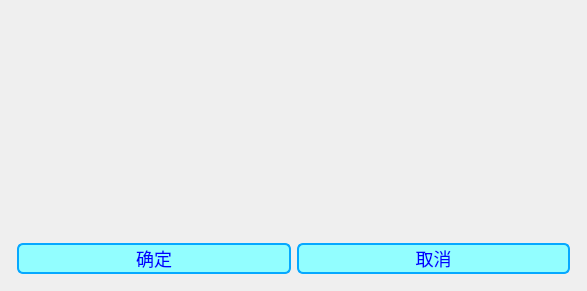
<?xml version="1.0" encoding="UTF-8"?>
<ui version="4.0">
 <class>BGIIputDialogClass</class>
 <widget class="QWidget" name="BGIIputDialogClass">
  <property name="geometry">
   <rect>
    <x>0</x>
    <y>0</y>
    <width>587</width>
    <height>291</height>
   </rect>
  </property>
  <property name="windowTitle">
   <string>输入</string>
  </property>
  <property name="styleSheet">
   <string notr="true">/* 窗口 */
QDialog
{
	border-radius:26px;
}
/* 按钮静止无操作样式 */
QPushButton
{
	background-color: rgb(146,254,255);
	color:blue;
	border:2px solid rgb(6,168,255);
	font-size:18px;
	border-radius:6px;
}

/* 鼠标悬停在按钮上 */
QPushButton:hover
{
	background-color: rgb(88,198,255);
	color: blue;
	border: 2px solid rgb(6,168,255);
	font-size: 18px;
	border-radius: 6px;
}

/* 鼠标按下按钮 */
QPushButton:pressed
{
	background-color: rgb(47,184,255);
	color: white;
	border: 2px solid rgb(6,168,255);
	font-size: 16px;
	border-radius: 8px;
}</string>
  </property>
  <layout class="QVBoxLayout" name="verticalLayout_2" stretch="1,0,0">
   <item>
    <layout class="QVBoxLayout" name="verticalLayout" stretch=""/>
   </item>
   <item>
    <spacer name="verticalSpacer">
     <property name="orientation">
      <enum>Qt::Vertical</enum>
     </property>
     <property name="sizeHint" stdset="0">
      <size>
       <width>20</width>
       <height>40</height>
      </size>
     </property>
    </spacer>
   </item>
   <item>
    <layout class="QHBoxLayout" name="horizontalLayout" stretch="1,1">
     <property name="spacing">
      <number>6</number>
     </property>
     <property name="leftMargin">
      <number>6</number>
     </property>
     <property name="topMargin">
      <number>6</number>
     </property>
     <property name="rightMargin">
      <number>6</number>
     </property>
     <property name="bottomMargin">
      <number>6</number>
     </property>
     <item>
      <widget class="QPushButton" name="pushButtonSure">
       <property name="minimumSize">
        <size>
         <width>0</width>
         <height>30</height>
        </size>
       </property>
       <property name="styleSheet">
        <string notr="true"/>
       </property>
       <property name="text">
        <string>确定</string>
       </property>
      </widget>
     </item>
     <item>
      <widget class="QPushButton" name="pushButtonCancel">
       <property name="sizePolicy">
        <sizepolicy hsizetype="Minimum" vsizetype="Fixed">
         <horstretch>0</horstretch>
         <verstretch>0</verstretch>
        </sizepolicy>
       </property>
       <property name="minimumSize">
        <size>
         <width>0</width>
         <height>30</height>
        </size>
       </property>
       <property name="font">
        <font>
         <pointsize>-1</pointsize>
        </font>
       </property>
       <property name="text">
        <string>取消</string>
       </property>
      </widget>
     </item>
    </layout>
   </item>
  </layout>
 </widget>
 <layoutdefault spacing="6" margin="11"/>
 <resources/>
 <connections/>
</ui>
